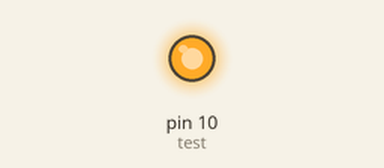
Recording of a sketch running on a simulated Arduino Uno, built with avr-gcc and run on an emulated ATmega328P. On the bench: output pins drawn as LEDs (lit = HIGH).

Above: at 0.1 s.
Timing chart, 0 to 1.6 s (numbered marks = the images above):
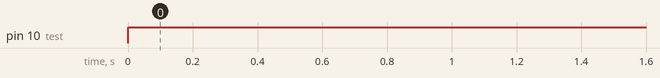

Measured:
- by itself, pin 10 (test): LOW → HIGH at 0.00 s

The sketch:

on.ino
```cpp
int test = 10;
void setup(){
pinMode(test, OUTPUT);
}

void loop(){
    digitalWrite(test, HIGH);
}
```
